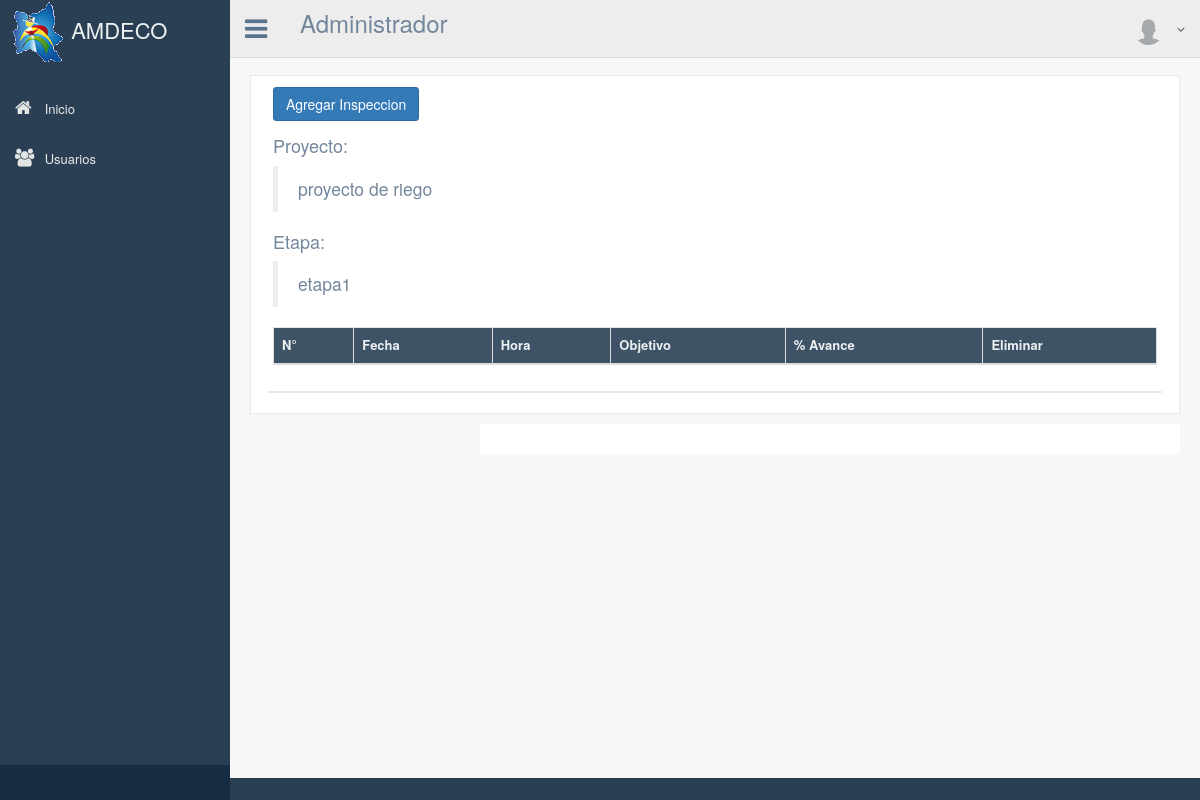
The page /lista_inspeccion/2 on the database as committed earlier.
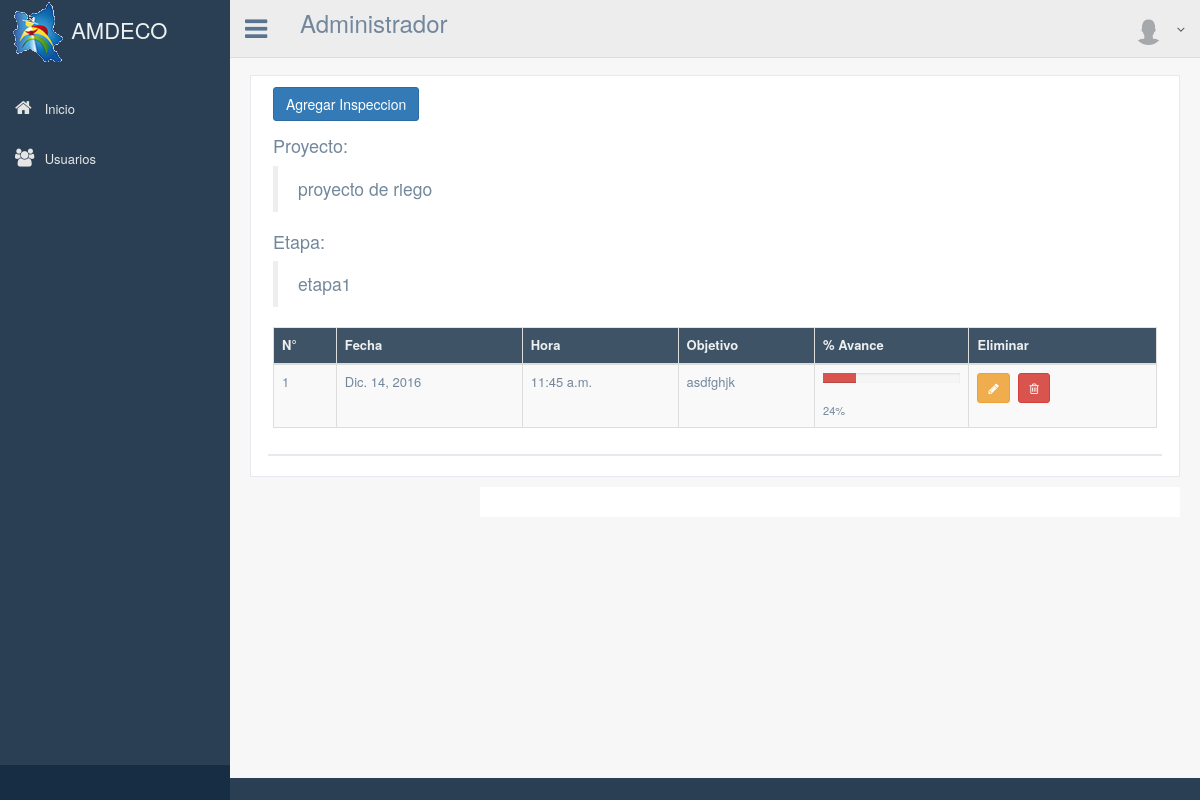
The same page on the database as committed later.
### apps/Planificacion/models.py (models this page shows, shortened)
class Inspeccion(models.Model):
	fecha = models.DateField()
	hora = models.TimeField()
	objectivo = models.CharField(max_length=200)
	avance = models.CharField(max_length=200)
	etapa = models.ForeignKey(Etapas, null=True, blank=True)

### apps/Planificacion/views.py (the view)
# urls.py: url(r'^lista_inspeccion/(?P<pk>\d+)$', 'apps.Planificacion.views.listaInspeccion', name='lista_inspeccion'),
def listaInspeccion(request, pk):
    etapa = Etapas.objects.get(pk=pk)
    inspecciones = Inspeccion.objects.filter(etapa=pk)
    print time.strftime("%X")
    variables = RequestContext(request, {'pk': pk, 'etapa': etapa.nombre_etapa, 'proyecto': etapa.proyecto.nombre_proyecto,  'inspecciones': inspecciones})
    return render_to_response('planificacion/lista_inspeccion.html', variables)

### templates/planificacion/lista_inspeccion.html (shortened to what this page needs)
{% extends "base.html" %}
{% block contenido %}
        <div class="right_col" role="main">
          <div class="">
            <div class="page-title">
            </div>
            <div class="row">
              <div class="col-md-12 col-sm-12 col-xs-12">
                <div class="x_panel">
                  <div class="x_title">
                  <a href="/crear_inspeccion/{{pk}}" class="btn btn-primary" >Agregar Inspeccion</a>
                  <div class="message_wrapper">
                    <h4 class="heading">Proyecto:</h4>
                    <blockquote class="message">{{proyecto}}</blockquote>
                  </div>
                  <div class="message_wrapper">
                    <h4 class="heading">Etapa: </h4>
                    <blockquote class="message">{{etapa}}</blockquote>
                  </div>
                  <div class="table-responsive">
                    <table id="tb-etapa" class="table table-striped table-bordered jambo_table">
                      <thead>
                         <tr>
                          <th>N° </th>
                          <th>Fecha</th>
                          <th>Hora</th>
                          <th>Objetivo</th>
                          <th>% Avance</th>
                          <th>Eliminar</th>
                        </tr>
                      </thead>
                      <tbody>
                        {% for ins in inspecciones%}
                        <tr>
                          <td>{{forloop.counter}}</td>
                          <td>{{ins.fecha}}</td>
                          <td>{{ins.hora}}</td>
                          <td>{{ins.objectivo}}</td>
                          <td>
                            <div class="progress progress_sm">
                              <div class="progress-bar
                              {% if ins.avance|add:0 > 0 and ins.avance|add:0 < 35 %}
                                progress-bar-danger
                              {% elif ins.avance|add:0 > 35 and  ins.avance|add:0 < 80  %}
                                progress-bar-warning
                              {% elif ins.avance|add:0 > 80 and ins.avance|add:0 <= 100 %}
                                progress-bar-success
                              {% else %}
                                progress-bar-success
                              {% endif%}
                              " role="progressbar"
                               data-transitiongoal='{{ins.avance}}'     >
                              </div>
                            </div>
                            <small>{{ins.avance}}% </small>
                          </td>
                          <td>
                            <a href="/editar_inspeccion/{{ins.pk}}" class="btn btn-warning btn-sm" data-toggle="tooltip" data-original-title="Editar" ><i class="fa fa-pencil"></i></a>
                            <a  class="btn btn-danger btn-sm" data-toggle="modal" data-original-title="Eliminar"  data-target=".modal-{{ ins.id}}"><i class="fa fa-trash-o"></i> </a>
                          </td>
                        </tr>
                        {% endfor %}
                      </tbody>
                    </table>
                  </div>
                </div>
              </div>
            </div>
          </div>
        </div>
{% endblock %}

Rows that differ between the two databases and show on the page:
added Inspeccion: fecha "Dic. 14, 2016", hora "11:45 a.m.", objectivo "asdfghjk", avance "24"
